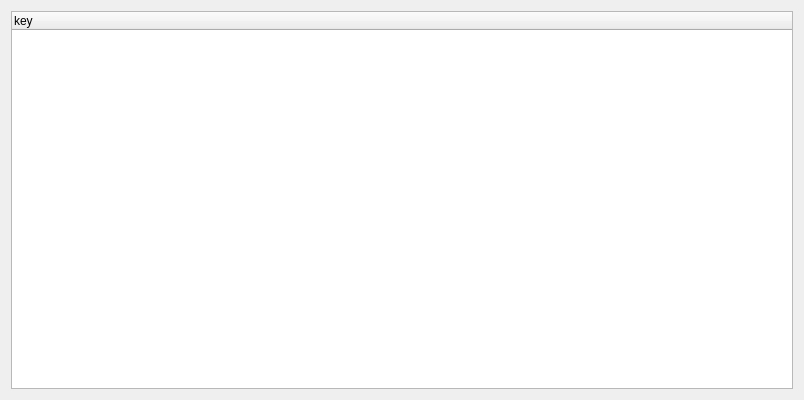
<?xml version="1.0" encoding="UTF-8"?>
<ui version="4.0">
 <class>Form</class>
 <widget class="QWidget" name="Form">
  <property name="geometry">
   <rect>
    <x>0</x>
    <y>0</y>
    <width>804</width>
    <height>400</height>
   </rect>
  </property>
  <property name="windowTitle">
   <string>Form</string>
  </property>
  <layout class="QVBoxLayout" name="verticalLayout">
   <item>
    <widget class="QTreeWidget" name="treeWidget">
     <column>
      <property name="text">
       <string>key</string>
      </property>
     </column>
    </widget>
   </item>
  </layout>
 </widget>
 <resources/>
 <connections/>
</ui>
